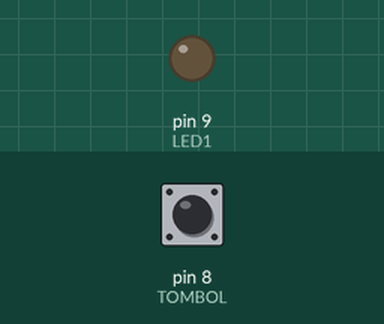
This sketch was run on a simulated Arduino Uno, built with avr-gcc and run on an emulated ATmega328P. On the bench: output pins drawn as LEDs (lit = HIGH). Inputs (shaded band) come from the test bench; at power-on: pin 8 (TOMBOL) HIGH.

Above: at 1.2 s.
1.3 s: pin 8 (TOMBOL) pulled LOW for 0.15 s
At 1.37 s:
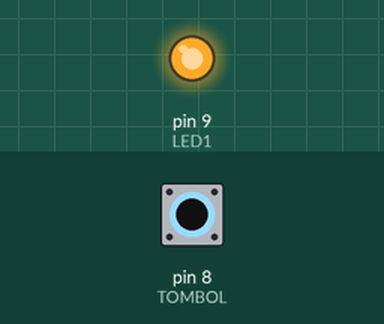
2.9 s: pin 8 (TOMBOL) pulled LOW for 3.2 s
At 7.4 s:
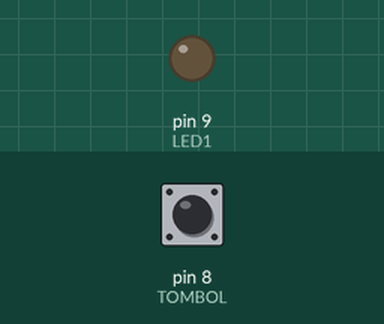
Timing chart, 0 to 8.9 s (numbered marks = the images above; inputs shaded):
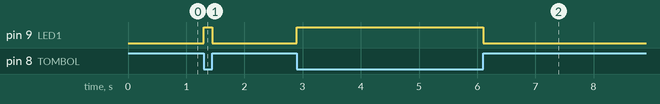

The sketch:

1_tombol_1_led.ino
```cpp
// Slamet Indriyanto
// DEMO 1: 1 tombol, 1 LED
// Ditekan = LED nyala, dilepas = LED mati
// Tombol: pin 8 -> GND (pull-up internal) | LED: pin 9 (+ resistor 220 ohm)

const int TOMBOL = 8;
const int LED1 = 9;

void setup() {
  pinMode(TOMBOL, INPUT_PULLUP);  // pull-up internal aktif
  pinMode(LED1, OUTPUT);
}

void loop() {
  if (digitalRead(TOMBOL) == LOW) {   // LOW = tombol ditekan
    digitalWrite(LED1, HIGH);
  } else {
    digitalWrite(LED1, LOW);
  }
}
```

Measured:
- after the input at 1.3 s, pin 9 (LED1): LOW → HIGH at once, → LOW 0.15 s later
- after the input at 2.9 s, pin 9 (LED1): LOW → HIGH at once, → LOW 3.2 s later
